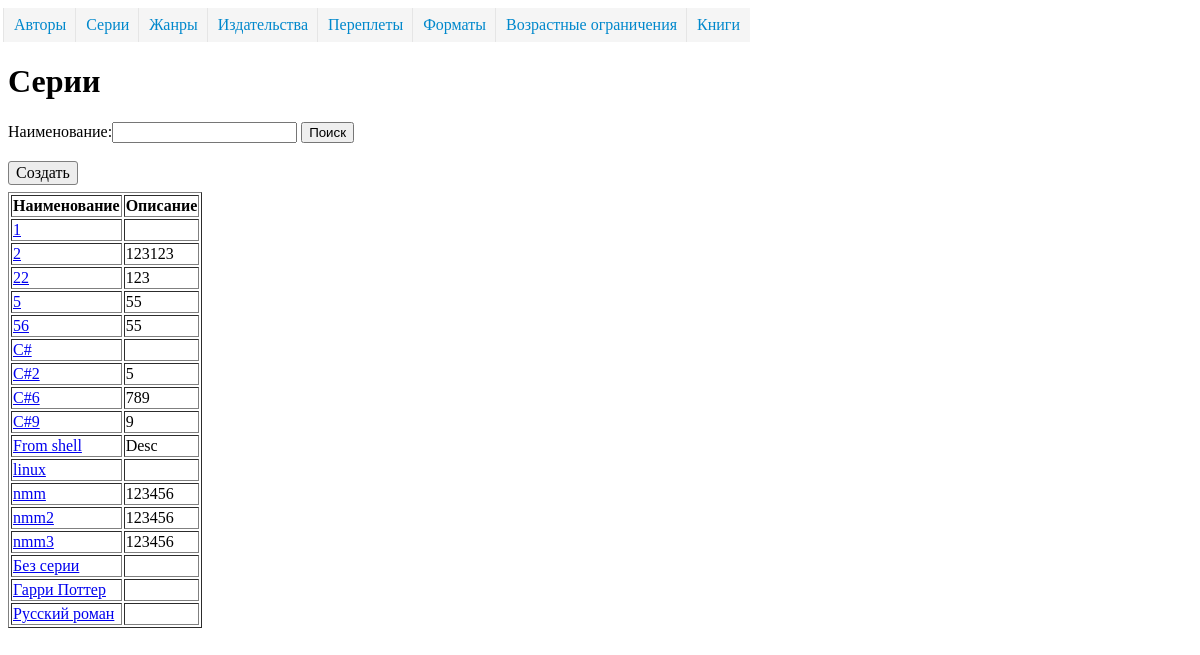
The page /directory/serie/ on the database its author committed.
### dimensionsapp/models.py (models this page shows, shortened)
class Dimension(models.Model):
    name = models.CharField("Наименование", max_length=50, unique=True)
    description = models.TextField("Описание", blank=True, )
    class Meta:
        abstract = True
        ordering = ['name']

class Serie(Dimension):
    class Meta(Dimension.Meta):
        verbose_name = 'серия'
        verbose_name_plural = 'серии'

### dimensionsapp/views.py (the view)
class SerieListView(ListViewFilter):
    model = Serie
    extra_context = {'url_detail': 'serie_detail'}

### dimensionsapp/form.py
class SearchForm(forms.Form):
    search = forms.CharField(label='Наименование', required=False)

### dimensionsapp/views.py (called while the page is built)
    def get_context_data(self, *, object_list=None, **kwargs):
        context = super().get_context_data(**kwargs)
        if 'search' in self.request.GET:
            context['form'] = self.form({'search': self.request.GET['search']})
        else:
            context['form'] = self.form()
        return context

    def get_queryset(self):
        qs = super().get_queryset()
        if 'search' in self.request.GET and self.request.GET['search'] != '':
            name = self.request.GET['search']
            qs = qs.filter(name__istartswith=name)
        return qs

### templates/dimensionsapp/serie_list.html (shortened to what this page needs)
{% extends 'dimension_list.html' %}
{% block header %}
        <H1>Серии</H1>
    {% endblock %}
{% block create_ankor%}{% url 'serie_create' %}{% endblock %}

### templates/dimension_list.html (shortened to what this page needs)
<!DOCTYPE html>
<html lang="ru">
<head>
{% load static %}
    <link rel="stylesheet" href="{% static "css/stylesheet.css" %}">
</head>
<body>
    {% include 'menu.html' %}
    {% block header %}{% endblock %}
    {% block searchform %}
        <form action="" method="get">
            {% block searchform_name %}
                {{ form }}
            {% endblock %}
            <button type="submit">Поиск</button>
        </form>
        <br>
    {% endblock %}
    {% block create %}
        <a href="{% block create_ankor %}#{% endblock %}" class="button">Создать</a>
    {% endblock %}
    <table border="1">
        {% block dimension_list %}
            <tr>
                <th>Наименование</th>
                <th>Описание</th>
            </tr>
            {% for object in object_list %}
                <tr>
                    <td><a href="{% url url_detail object.pk %}">{{ object.name }}</a></td>
                    <td>{{  object.description }}</td>
                </tr>
            {% endfor %}
        {% endblock %}
    </table>
</body>
</html>

### static/css/stylesheet.css (style rules this page uses)
.button { display: inline-block; text-decoration: none; background-color: #ededed; padding: 2px 7px; color: black; border-radius: 3px; margin-bottom: 7px; border: 1px solid #7f7f7f; }

### rows shown on the page
Serie: name "1"
Serie: name "2", description "123123"
Serie: name "22", description "123"
Serie: name "5", description "55"
Serie: name "56", description "55"
Serie: name "C#"
Serie: name "C#2", description "5"
Serie: name "C#6", description "789"
Serie: name "C#9", description "9"
Serie: name "From shell", description "Desc"
Serie: name "linux"
Serie: name "nmm", description "123456"
Serie: name "nmm2", description "123456"
Serie: name "nmm3", description "123456"
Serie: name "Без серии"
Serie: name "Гарри Поттер"
Serie: name "Русский роман"
